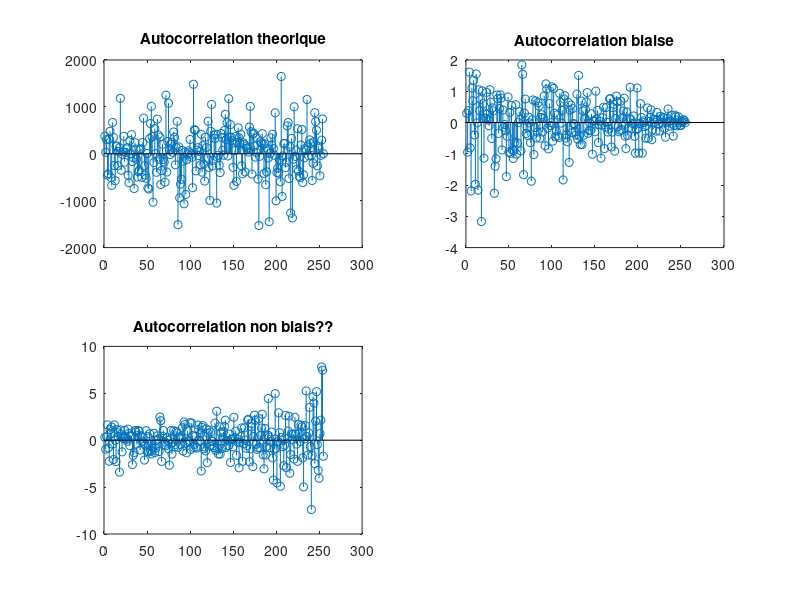
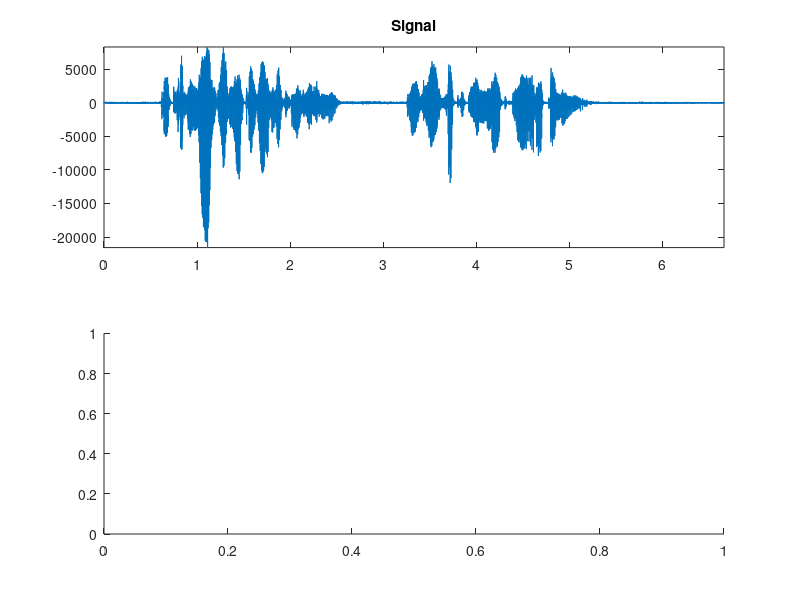

These figures' MATLAB source, in order: (Note: this script raises an error after producing the figures.)
clear all;
close all;
clc;
%% Preliminaire 1 : bruit, periodogram, correlogram 
load('fcno01fz.mat');
b=(fcno01fz)';
%% Bruit blanc de moyenne nulle et de  variance simga^2
N = 256;
N_fft = 2048;
Fs = 8000;
sigma = 4;
bruit = sigma*randn(1,N);


%% Autocorrelation
[c, t] = xcorr(bruit,[0,(length(bruit)-1)/2]);
[c1,t1]= xcorr(bruit,'biased');
[c2,t2]= xcorr(bruit,'unbiased');
subplot(2,2,1);
stem(1:length(bruit)-1,c(((length(c)-1)/2)+2:end));
title('Autocorrelation theorique');
subplot(2,2,2);
stem(1:length(bruit)-1,c1(((length(c1)-1)/2)+2:end));
title('Autocorrelation biaise');
subplot(2,2,3);
stem(1:length(bruit)-1,c2(((length(c2)-1)/2)+2:end));
title('Autocorrelation non biais??');

% f = (-1/2:1/N:1/2-1/N);
% TFb = fft(bruit);
% figure,
% plot(f,fftshift(abs(TFb)));
% title('TFD');
% 
% figure,
% plot(abs(TFb.^2)./N);
% title('Spectre de puissance');
% 
% figure,
% plot(t,fftshift(abs(fft(c./N))));
% title('DSP');
% 
% %% Bartlett method :
% L=512;
% w = hamming(L)';
% Bart1 = my_Bartlett(b,w);
% 
% figure,
% Bart2=pwelch(b,w,0);
% plot(10*log10(Bart2));
% xlim([0 L/2]);
% title('Periodogramme de Bartlett Matlab');
% 
% %% Welch method :
% 
% L=512;
% D=L/2;
% 
% w=hamming(L)';
% Welch1=my_Welch(b,w,D);
% 
% figure,
% welch2=pwelch(b,w,D);
% plot(10*log10(welch2));
% xlim([0 L/2]);
% title('Periodogramme de Welch Matlab');
% 
% %% Correlogramme
% [xc,lags] = xcorr(bruit,'coeff');
% abs_lags = 1:1:(length(lags)-1)/2;
% sig = xc(((length(lags)-1)/2)+2:end);
% stem(abs_lags,sig);
% title('correlogramme du bruit');
% 
% 
% %% Preliminaire : bruiter signal de parole
load('fcno01fz.mat');
soundsc(fcno01fz);
s01 = fcno01fz;
S = length(s01);
t = 0:1/Fs:S/Fs-(1/Fs);
t = t(:);

figure,
subplot(2,1,1);
plot(t,s01);
hold on;
title('Signal'); 
axis([0, S/Fs, min(s01), max(s01)]);


subplot(2,1,2);
spectrogram(s01,N,250,N_fft, Fs,'yaxis');
title('Spectrogramme signal'); 
colorbar('off');
hold off;

figure,
b01 = signal_bruite(s01,5); % RSB = 5/10/15
B = length(b01);
soundsc(b01);
subplot(2,1,1);
plot(t,b01);
hold on;
title('Signal bruite'); 
axis([0, B/Fs, min(b01), max(b01)]);


subplot(2,1,2);
spectrogram(b01,N,250,N_fft, Fs,'yaxis');
title('Spectrogramme signal bruite'); 
colorbar('off');
hold off;
 
%% Procedure d'addition-recouvrement

segment=100;
d = 50;
w = hamming(segment);
T = decomposition(b01,w,d);


b01_oaa = add_recou(T,w,d);
B2 = length(b01_oaa);
t2 = 0:1/Fs:B2/Fs-(1/Fs); 

figure,

subplot(2,1,1);
plot(t2,b01_oaa);
title('signal recompose');
axis([0, B2/Fs, min(b01_oaa), max(b01_oaa)]);
hold on,

subplot(2,1,2),
spectrogram(b01_oaa,w,d,N_fft, Fs,'yaxis');
title('Spectrogramme signal bruite apres recomposition');
colorbar('off');


